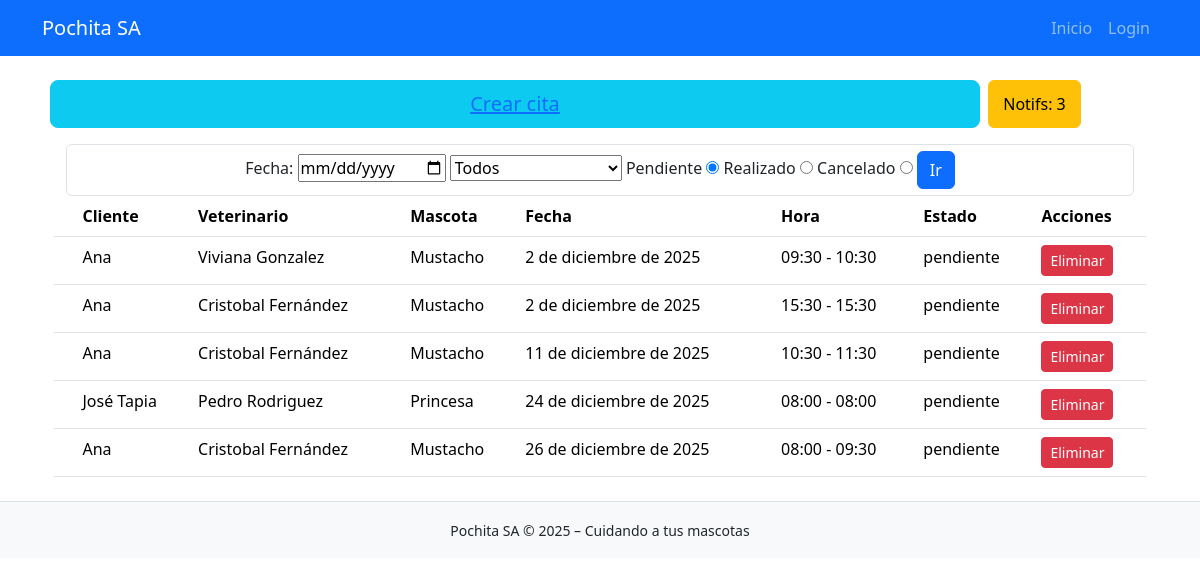
Before: /horarios/ with the older database file.
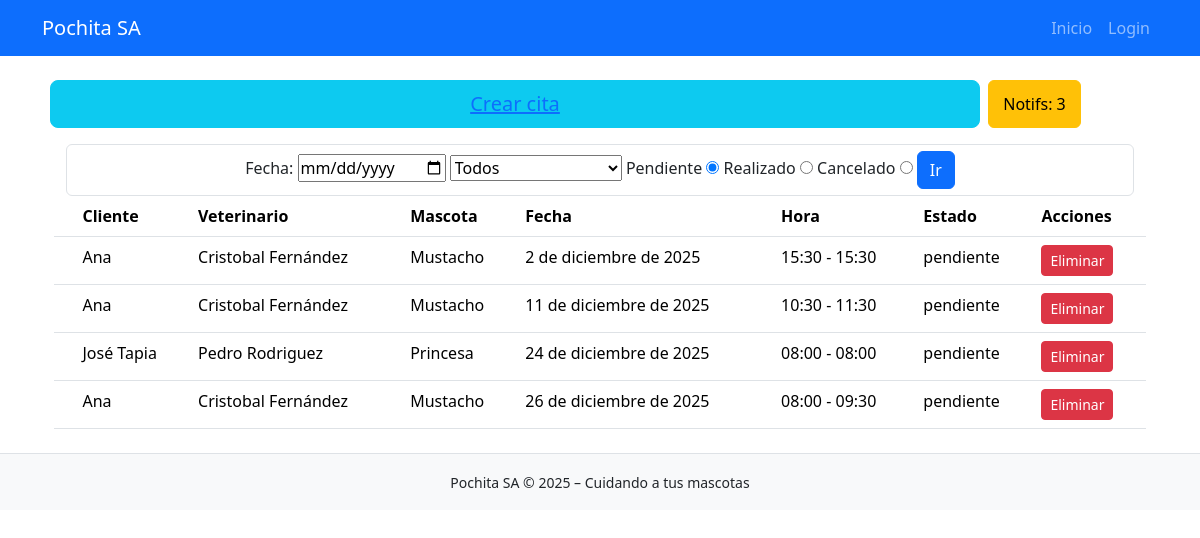
After: the same page with the newer database file.
### horarios/models.py (models this page shows, shortened)
class Cita(models.Model):
    fecha = models.DateField(verbose_name="Fecha agendada")
    hora_inicial = models.IntegerField(verbose_name="Bloque inicial de cita")
    hora_final = models.IntegerField(verbose_name="Bloque final de cita")
    estado = models.CharField(max_length=9, choices=ESTADOS_DE_CITA, verbose_name="Estado")
    veterinario = models.ForeignKey(Veterinario, on_delete=models.CASCADE, verbose_name="Veterinario asignado")
    ficha_cliente = models.ForeignKey(FichaMascota, on_delete=models.CASCADE, verbose_name="Ficha Cliente")
    updated = models.DateTimeField(auto_now=True, verbose_name="Última vez actualizado")
    def bloques_a_tiempo(self, bloque):
        inicio_horario = datetime(self.fecha.year, self.fecha.month, self.fecha.day, 8, 0, 0, 0)
        result = inicio_horario + timedelta(minutes=(bloque - 1) * 30)
        return result.strftime('%H:%M')
    @property
    def hora_inicial_a_tiempo(self):
        return self.bloques_a_tiempo(self.hora_inicial)
    @property
    def hora_final_a_tiempo(self):
        return self.bloques_a_tiempo(self.hora_final)

### fichas_mascota/models.py (models this page shows, shortened)
class FichaMascota(models.Model):
    cliente = models.CharField(max_length=90, verbose_name="Nombre del dueño")
    mascota = models.CharField(max_length=30, verbose_name="Nombre de la mascota")
    especie = models.CharField(max_length=40, verbose_name="Especie de la mascota")
    edad = models.IntegerField(verbose_name="Edad de la mascota")
    peso = models.IntegerField(verbose_name="Peso de la mascota")
    vacunas = models.TextField(max_length=60, verbose_name="Descripción de vacunas")
    tratamientos_apli = models.TextField(max_length=200, verbose_name="Tratamientos aplicados")
    tratamientos_sig = models.TextField(max_length=100, verbose_name="Siguiente tratamiento por aplicar")
    telefono = models.CharField(max_length=15, verbose_name="Teléfono de contacto")
    created = models.DateTimeField(auto_now_add=True, verbose_name="Fecha creación")
    updated = models.DateTimeField(auto_now=True, verbose_name="Última vez actualizado")

### veterinarios/models.py (models this page shows, shortened)
class Veterinario(models.Model):
    nombre = models.CharField(max_length=120, verbose_name="Nombre de Veterinario")
    usuario = models.ForeignKey(User, on_delete=models.CASCADE, verbose_name="Cuenta de usuario")
    created = models.DateTimeField(auto_now_add=True, verbose_name="Fecha de registro")

### horarios/views.py (the view)
# urls.py: path('', views.horarios, name = "horarios"),
def horarios(req):
    veterinario = req.GET.get('veterinario')
    if veterinario:
        veterinario = veterinario.strip()
    estado = req.GET.get('estado', None)
    lista_estados = ["realizado", "pendiente", "cancelado"]
    if estado not in lista_estados: estado = "pendiente"
    fecha = localtime().date()
    try:
        lista_fecha = req.GET.get('fecha', None).split('-')
        for i in range(3):
            lista_fecha[i] = int(lista_fecha[i])
        fecha = date(lista_fecha[0], lista_fecha[1], lista_fecha[2])
        fecha_max = fecha
    except:
        fecha = date(fecha.year, fecha.month, 1)
        fecha_max = fecha + relativedelta(months=1)
        fecha_max = date(fecha_max.year, fecha_max.month, calendar.monthrange(fecha_max.year, fecha_max.month)[1])
    if(veterinario): citas = Cita.objects.filter(fecha__range = (fecha, fecha_max), estado = estado, veterinario__id = veterinario).order_by('fecha')
    else: citas = Cita.objects.filter(fecha__range = (fecha, fecha_max), estado = estado).order_by('fecha')
    citas_canceladas = Cita.objects.filter(estado = "cancelado")
    veterinarios = Veterinario.objects.all().order_by('id')
    return render(req, 'horarios/horario.html', {
        'citas': citas,
        "citas_canceladas": citas_canceladas,
        'fecha_min': date(2020, 1, 1),
        'fecha_max': fecha_max,
        'veterinarios': veterinarios
    })

### core/processors.py (called while the page is built)
def ctx_dict(req):
    ctx = {
        "NOMBRE_PAGINA": "Pochita S.A",
        "LINK_GITHUB": "https://github.com/FrappuccinoIc/pochita_sa"
    }
    return ctx

### horarios/templates/horarios/horario.html (shortened to what this page needs)
{% extends 'core/base.html' %}
{% block content %}
<div class="container">
    <div class="row text-center mb-3 x-5">
        <button class="btn btn-info btn-lg btn-block col-10 mx-2"><a class="" href="/horarios/citas/registrar">Crear cita</a></button>
        <button class="btn btn-warning text-center col-1" ><a class="nav-link" href="/horarios/?estado=cancelado">Notifs: {{ citas_canceladas|length }}</a></button>
    </div>
    <div class="container">
        <form class="form-control text-center" method="get" action="">
            <label for="fecha">Fecha:</label>
            <input type="date" id="fecha" name="fecha"
                min="{{fecha_min.year}}-{{fecha_min.month}}-1"
                max="{{fecha_max.year}}-{{fecha_max.month}}-{{fecha_max.day}}"
            >
            <select name="veterinario" id="veterinario">
                <option value="">Todos</option>
            </select>
            <label for="pendiente">Pendiente</label>
            <input type="radio" id="pendiente" name="estado" value="pendiente" checked>
            <label for="realizado">Realizado</label>
            <input type="radio" id="realizado" name="estado" value="realizado">
            <label for="cancelado">Cancelado</label>
            <input type="radio" id="cancelado" name="estado" value="cancelado">
            <button class="btn btn-primary">Ir</button>
        </form>
    </div>
    <table class="table">
        <thead>
            <tr>
                <th></th>
                <th>Cliente</th>
                <th>Veterinario</th>
                <th>Mascota</th>
                <th>Fecha</th>
                <th>Hora</th>
                <th>Estado</th>
                <th>Acciones</th>
            </tr>
        </thead>
        <tbody>
            {% for cita in citas %}
            <tr>
                <td></td>
                <td>{{ cita.ficha_cliente.cliente }}</td>
                <td>{{ cita.veterinario.nombre }}</td>
                <td>{{ cita.ficha_cliente.mascota }}</td>
                <td>{{ cita.fecha }}</td>
                <td>{{ cita.hora_inicial_a_tiempo }} - {{ cita.hora_final_a_tiempo }}</td>
                <td>{{ cita.estado }}</td>
                <td>
                    <a href="{% url 'eliminar_cita' cita.id %}"
                        class="btn btn-sm btn-danger">
                        Eliminar
                    </a>
                </td>
            </tr>
            {% endfor %}
        </tbody>
    </table>
</div>
{% endblock %}

### core/templates/core/base.html (shortened to what this page needs)
<!DOCTYPE html>
<html lang="es">
<head>
    <link
        href="https://cdn.jsdelivr.net/npm/bootstrap@5.3.2/dist/css/bootstrap.min.css"
        rel="stylesheet">
</head>
<body>
    <nav class="navbar navbar-expand-lg navbar-dark bg-primary">
        <div class="container">
            <a class="navbar-brand" href="/">Pochita SA</a>
            <div class="collapse navbar-collapse" id="navbarNav">
                <ul class="navbar-nav ms-auto">
                    <li class="nav-item">
                        <a class="nav-link" href="/">Inicio</a>
                    </li>
                    {% if user.is_authenticated %}
                    <li class="nav-item">
                        <a class="nav-link" href="/?salir=si">Cerrar Sesión</a>
                    </li>
                    {% else %}
                    <li class="nav-item">
                        <a class="nav-link" href="/admin">Login</a>
                    </li>
                    {% endif%}
                </ul>
            </div>
        </div>
    </nav>
    <main class="container mt-4">
        {% block content %}{% endblock %}
    </main>
    <footer class="bg-light text-center p-3 mt-4 border-top">
        <small>Pochita SA © 2025 – Cuidando a tus mascotas</small>
    </footer>
</body>
</html>

Changed rows visible on the page:
removed Cita: ficha_cliente.cliente "Ana", veterinario.nombre "Viviana Gonzalez", ficha_cliente.mascota "Mustacho", fecha "2 de diciembre de 2025", hora_inicial_a_tiempo "09:30", hora_final_a_tiempo "10:30", estado "pendiente"
